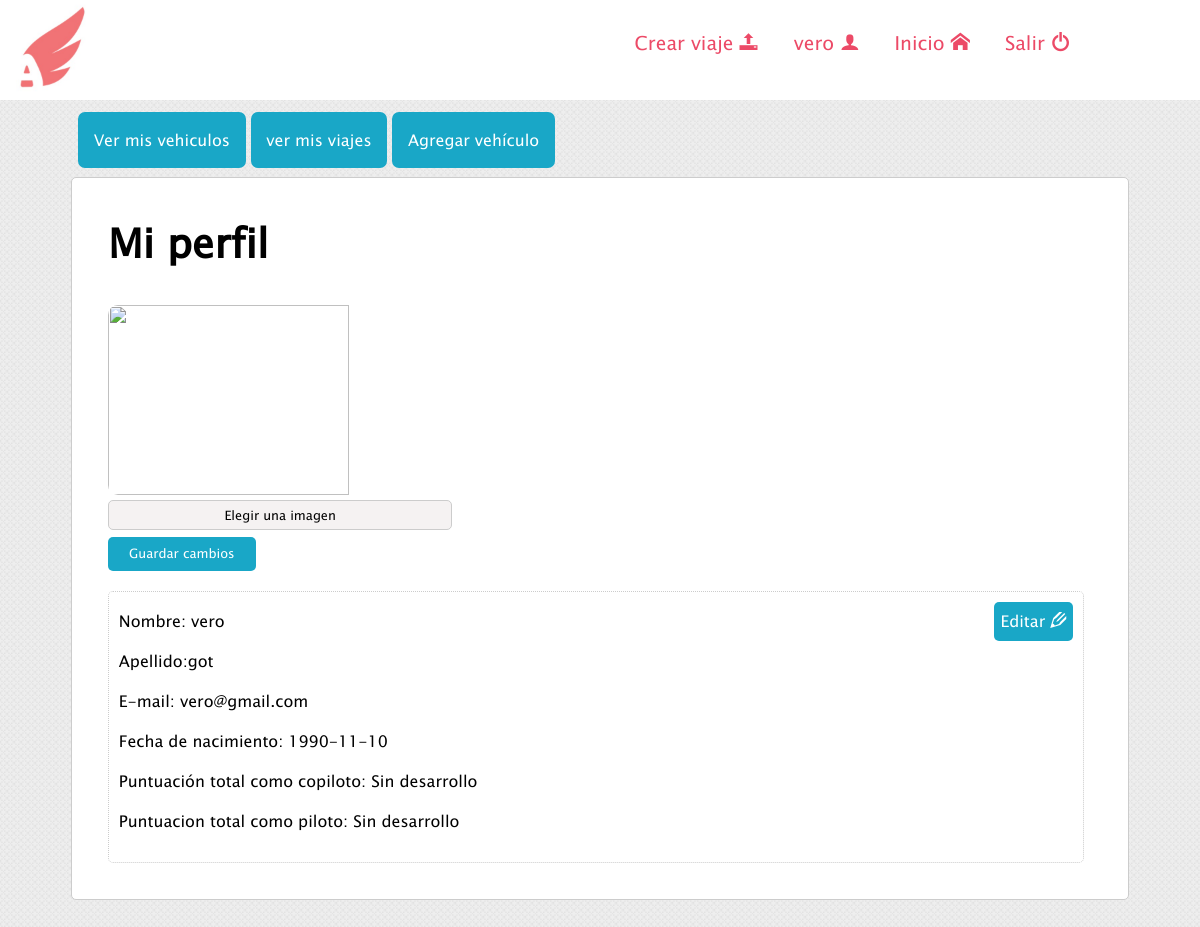
Screenshot of /mi_perfil.php (signed in) with the database file from the repository.
### tables this page shows
CREATE TABLE `usuarios` (
  `id` int(11) NOT NULL,
  `tipoimagen` varchar(45) DEFAULT NULL,
  `contenidoimagen` longblob,
  `email` varchar(255) NOT NULL,
  `password` varchar(32) NOT NULL,
  `nombre` varchar(45) NOT NULL,
  `apellido` varchar(45) NOT NULL,
  `fecha_nac` date NOT NULL
);

### clases.php (called while the page is built, shortened)
<?php
class validar{
	function id(){
		if (isset($_SESSION['id'])) {
			return ($_SESSION['id']);
		}
		else "";
	}
}
?>

### img.php (called while the page is built)
<?php
    function hay_imagen($id,$link)
    {
    	$sql3="SELECT contenidoimagen,tipoimagen FROM usuarios WHERE id=$id";
	 	$result = mysqli_query($link, $sql3);
	 	if ($result) {
		$row = mysqli_fetch_array($result);
		if ($row['contenidoimagen'] == NULL) {
			return false;
		}else{
		return true;
		}
	}else{
		header("Location:mi_perfil.php");
	}
    }
?>

### mi_perfil.php (the view, shortened to what this page needs)
<?php
include('header.php');
$id= $verificar->id();
include('img.php');
$sql="SELECT id, tipoimagen, contenidoimagen, email, password, nombre, apellido, fecha_nac FROM usuarios where id =$id ";
$resul= mysqli_query($link,$sql);
$fila = mysqli_fetch_array($resul);
?>
<div class="">
<div class="center menu">
	<a class="btn-link color-a fondo-blue" href="mis_vehiculos.php">Ver mis vehiculos</a>
	<a class="btn-link  fondo-blue" href="mis_viajes.php">ver mis viajes</a>
	<a class="btn-link fondo-blue" href="agregar_vehiculo.php"> Agregar vehículo</a>
	</div>
</div>
<section>
	<article class="mi-perfil center f-blanco">
		<h1 class="margen-abajo h1-perfil">Mi perfil</h1>
	<form id="form_img" action="validar_imagen.php" enctype="multipart/form-data" method="POST">
		<div class="caja_img">
			<label id="img" for="imagen">
			<img class="img_previo" id="img_previa" src="<?php if (hay_imagen($fila['id'],$link)){?>mostrar_imagen.php?id=<?php echo $fila['id'];?><?php }else{
					echo "fondos/user2.png";
				}
				?>" >
			<div class="falso_input fondo-blue">Elegir una imagen</div>
			</label>
			<div>
			<button class="btn-img fondo-blue btn-a " type="submit">Guardar cambios</button>
		</div>
		</div>
	</form>
		<div class="separador">
			<span><a class="edit fondo-blue btn-a " href="modificar_usuario.php">Editar <span class="icon-pencil2"></span></a></span>
			<div  class="d-perfil">
				<p class="p-perfil">Nombre: <?php echo($fila['nombre']);?></p>
				<p class="p-perfil">Apellido:<?php echo($fila['apellido']);?></p>
				<p class="p-perfil">E-mail:  <?php echo($fila['email']);?></p>
				<p class="p-perfil">Fecha de nacimiento: <?php echo($fila['fecha_nac']);?></p>
				<p class="p-perfil">Puntuación total como copiloto: Sin desarrollo</p>
				<p class="p-perfil">Puntuacion total como piloto: Sin desarrollo</p>
			</div>
		</div>
	</article>
</section>
</body>
</html>

### css/header.css (style rules this page uses)
* { margin: 0 ; padding: 0; }
html { position: relative; min-height: 100%; font-family: lucina; }
body { margin: 0 0 65px; background-image: url(../fondos/f4.png); background-size: 70px 70px; opacity: 50; }
a { text-decoration: none; }
.margen-abajo { margin-bottom: 3%; }
button { cursor: pointer; border: none; }
.center { margin:0 auto; }
.f-blanco { background-color: #fff; }
.color-a { color: #EC4A67; }
.fondo-blue { background-color: #19A7C7; }

### css/mi_perfil.css (style rules this page uses)
section { width: 100%; }
.mi-perfil { width: 82%; margin-top: 5%; border-radius: 5px; border:1px solid #ccc; padding: 3%; }
.p-perfil { line-height: 2.5em; }
.h1-perfil { font-size: 2.5em; }
.d-perfil { display: inline-block; width: 50%; }
.btn-link { padding: 1.5%; width: 30%; color: #fff; border-radius: 7px; }
.menu { margin-top: 2.3%; margin-bottom: -3%; width: 87%; }
.caja_img { display: block; width: 50%; }
.img_previo { width: 70%; height: 190px; border-radius: 10px; display: block; cursor: pointer; }
.separador { width: 97%; height: 250px; border: 1px dotted #ccc; padding: 1%; border-radius: 5px; margin-top: 2%; }
.btn-img { margin-top: 1.5%; width: 30%; font-size: 0.8em; }
.btn-a { padding: 7px; color: #fff; border-radius: 5px; }
.edit { float: right; }
.falso_input { width: 70%; height: 30px; box-sizing: border-box; border-radius: 5px; border: 1px solid #000; text-align: center; font-size: 0.8em; cursor: pointer; margin-top: 1%; padding: 1%; color: #000; border:1px solid #ccc; background-color: #F5F2F2; }

### css/index.css (style rules this page uses)
button { -webkit-transition-duration: 0.4s; transition-duration: 0.4s; }

### css/modificar_vehiculo.css (style rules this page uses)
button,input,select,textarea { font-family: lucina; }

### rows the page displays
usuarios: nombre "vero", apellido "got", email "vero@gmail.com", fecha_nac "1990-11-10"

### other values shown
$verificar->nombre() "vero"
